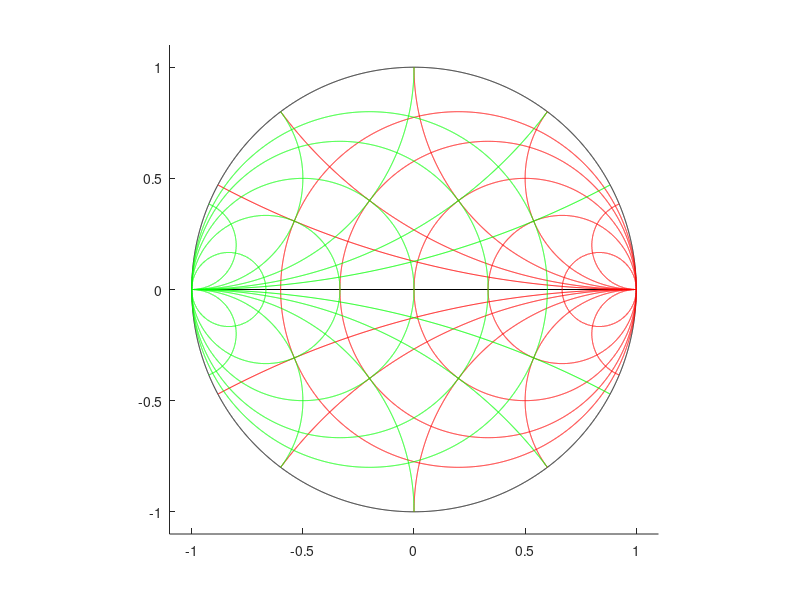

This chart was generated by the following MATLAB code:
% Josh Davis
% Microwaves II Plot Smith Chart
clear,clc,close all
% Circle Plotting
% Input Stability
figure(1)
hold on
% Plot the unit circle (aka smith chart)
th = 0:pi/5000:2*pi;
plot(cos(th),sin(th),'k')
axis square
line([-1,1],[0,0],'Color','black') % line([xmin:-1,xmax:1],[ymin:0,ymax:0])
% R circles: 
% center: (Gamma_r,Gamma_i) = (R/(1+R),0)
% radius: 1/(1+R)
for R = [.25 .5 1 2 5]
    xfunction = 1/(1+R)*cos(th) + R/(1+R);
    yfunction = 1/(1+R)*sin(th) + 0;
    plot(xfunction,yfunction,'r')
end
% X circles:
% center: (Gamma_r,Gamma_i) = (1,1/X)
% radius: 1/abs(X)
for X = [-5 -2 -1 -.5 -.25 0 .25 .5 1 2 5]
    xfunction = 1/abs(X)*cos(th) + 1;
    yfunction = 1/abs(X)*sin(th) + 1/X;
    % Eliminate points that are outside the unit circle
    xfunction(xfunction.^2+yfunction.^2 > 1) = NaN;
    yfunction(xfunction.^2+yfunction.^2 > 1) = NaN;
    plot(xfunction,yfunction,'r')
end
% G circles: 
% center: (Gamma_r,Gamma_i) = (-G/(1+G),0)
% radius: 1/(1+G)
for G = [.25 .5 1 2 5]
    xfunction = 1/(1+G)*cos(th) - G/(1+G);
    yfunction = 1/(1+G)*sin(th) + 0;
    plot(xfunction,yfunction,'g')
end
% B circles:
% center: (Gamma_r,Gamma_i) = (-1,1/B)
% radius: 1/abs(B)
for B = [-5 -2 -1 -.5 -.25 0 .25 .5 1 2 5]
    xfunction = 1/abs(B)*cos(th) - 1;
    yfunction = 1/abs(B)*sin(th) + 1/B;
    % Eliminate points that are outside the unit circle
    xfunction(xfunction.^2+yfunction.^2 > 1) = NaN;
    yfunction(xfunction.^2+yfunction.^2 > 1) = NaN;
    plot(xfunction,yfunction,'g')
end
axis([-1.1 1.1 -1.1 1.1])
hold off